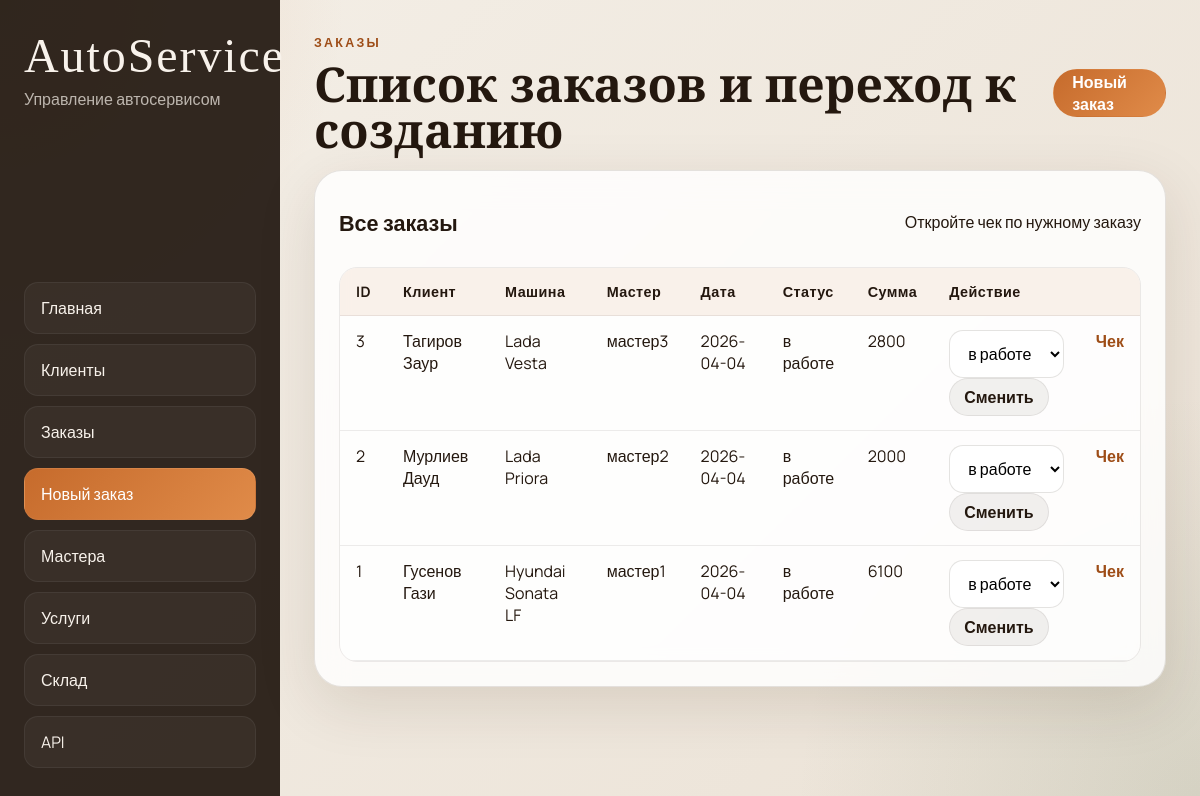
Page /orders on the earlier database version.
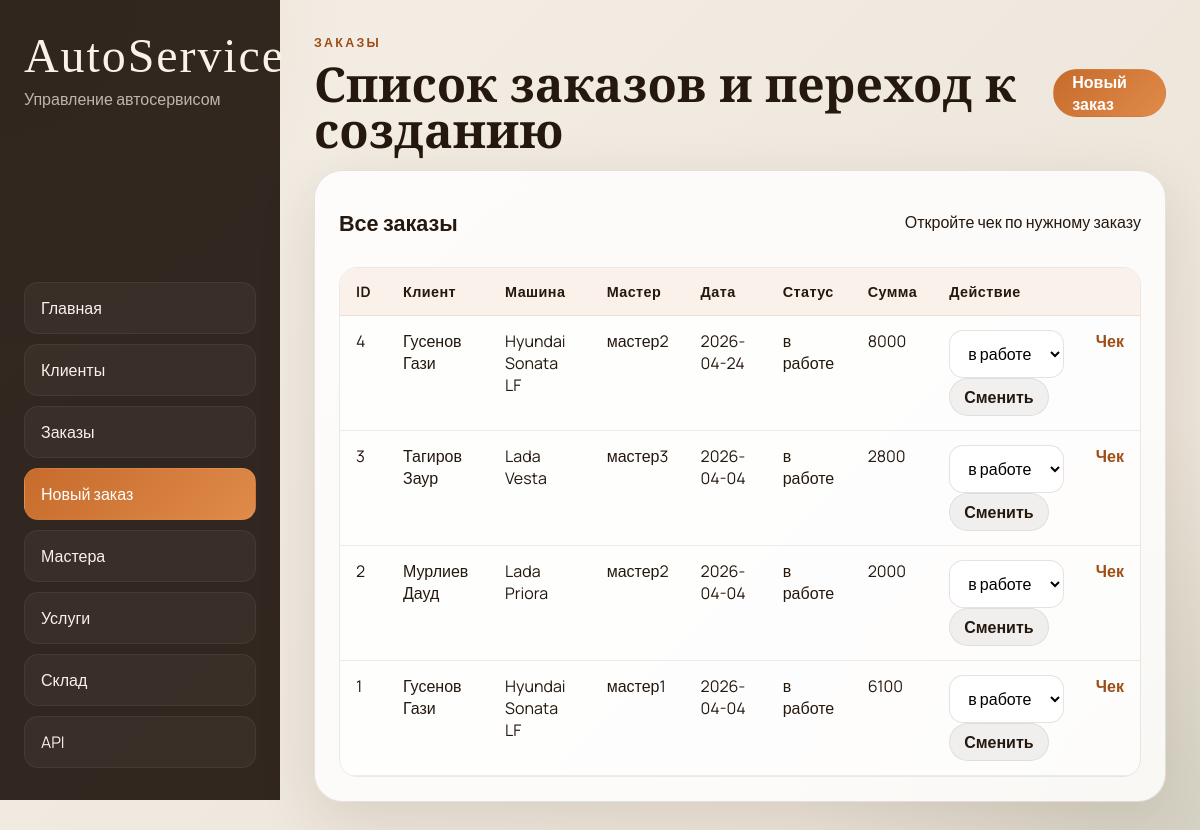
Same page on the later database version.
### tables this page shows
CREATE TABLE masters (
	master_id INTEGER PRIMARY KEY AUTOINCREMENT,
	master_name TEXT NOT NULL,
	phone_number varchar(11) NOT NULL UNIQUE,
	email TEXT UNIQUE,
	hire_date date DEFAULT CURRENT_DATE
	CONSTRAINT email_check CHECK(email like '%@%.%')
);

CREATE TABLE clients (
	client_id INTEGER PRIMARY KEY AUTOINCREMENT,
	full_name TEXT NOT NULL,
	phone_number VARCHAR(11) NOT NULL UNIQUE,
	email TEXT UNIQUE
	CONSTRAINT email_check CHECK(email like '%@%.%')
);

CREATE TABLE cars (
	car_id INTEGER PRIMARY KEY AUTOINCREMENT,
	client_id INTEGER,
	car_model TEXT NOT NULL,
	year INTEGER NOT NULL,
	vin VARCHAR(17) NOT NULL UNIQUE,
	FOREIGN KEY (client_id) REFERENCES clients(client_id) ON DELETE CASCADE
);

CREATE TABLE orders (
    order_id INTEGER PRIMARY KEY AUTOINCREMENT,
    car_id INTEGER,
    order_date TEXT DEFAULT (date('now')),
    status TEXT DEFAULT 'в работе',
    total_cost INTEGER DEFAULT 0,
	master_id INTEGER,
    FOREIGN KEY (car_id) REFERENCES cars(car_id),
	FOREIGN KEY (master_id) REFERENCES masters(master_id)
);

### autoservice/ui.py (the view)
@ui.route('/orders')
def orders_page():
    tables = get_tables()
    orders = db.session.execute(
        select(
            tables['orders'].c.order_id,
            tables['orders'].c.order_date,
            tables['orders'].c.status,
            tables['orders'].c.total_cost,
            tables['cars'].c.car_model,
            tables['clients'].c.full_name,
            tables['masters'].c.master_name,
        )
        .select_from(
            tables['orders']
            .join(tables['cars'], tables['orders'].c.car_id == tables['cars'].c.car_id)
            .join(tables['clients'], tables['cars'].c.client_id == tables['clients'].c.client_id)
            .outerjoin(tables['masters'], tables['orders'].c.master_id == tables['masters'].c.master_id)
        )
        .order_by(desc(tables['orders'].c.order_id))
    ).mappings().all()
    return render_template('orders.html', orders=orders)

### autoservice/ui.py (called while the page is built)
def get_tables():
    return current_app.extensions['autoservice_tables']

### templates/orders.html (shortened to what this page needs)
{% extends 'base.html' %}
{% block content %}
<section class="page-head">
  <div>
    <p class="eyebrow">Заказы</p>
    <h1>Список заказов и переход к созданию</h1>
  </div>
  <a class="button button-primary" href="{{ url_for('ui.new_order_page') }}">Новый заказ</a>
</section>
<section class="panel">
  <div class="panel-header">
    <h2>Все заказы</h2>
    <p>Откройте чек по нужному заказу</p>
  </div>
  <div class="table-wrap">
    <table>
      <thead>
        <tr>
          <th>ID</th>
          <th>Клиент</th>
          <th>Машина</th>
          <th>Мастер</th>
          <th>Дата</th>
          <th>Статус</th>
          <th>Сумма</th>
          <th>Действие</th>
          <th></th>
        </tr>
      </thead>
      <tbody>
        {% for order in orders %}
        <tr class="order-row" data-order-id="{{ order.order_id }}">
          <td>{{ order.order_id }}</td>
          <td>{{ order.full_name }}</td>
          <td>{{ order.car_model }}</td>
          <td>{{ order.master_name or 'Не назначен' }}</td>
          <td>{{ order.order_date }}</td>
          <td>{{ order.status }}</td>
          <td>{{ order.total_cost }}</td>
          <td class="order-status-cell">
            <select class="order-status-select" data-order-id="{{ order.order_id }}">
              <option value="в работе" {% if order.status == 'в работе' %}selected{% endif %}>в работе</option>
            </select>
            <button class="button button-secondary button-small order-status-save-btn" type="button">Сменить</button>
          </td>
          <td><a class="inline-link" href="{{ url_for('ui.receipt_page', order_id=order.order_id) }}">Чек</a></td>
        </tr>
        {% else %}
        <tr><td colspan="9" class="empty">Заказов пока нет</td></tr>
        {% endfor %}
      </tbody>
    </table>
  </div>
</section>
{% endblock %}

Differences in the rows shown:
added orders: order_date "2026-04-24", status "в работе", total_cost "8000", status "в работе"
Other differences:
new list line: "4 Сменить Чек"
new list line: "Гусенов Гази"
new list line: "Hyundai Sonata LF"
new list line: "мастер2"
